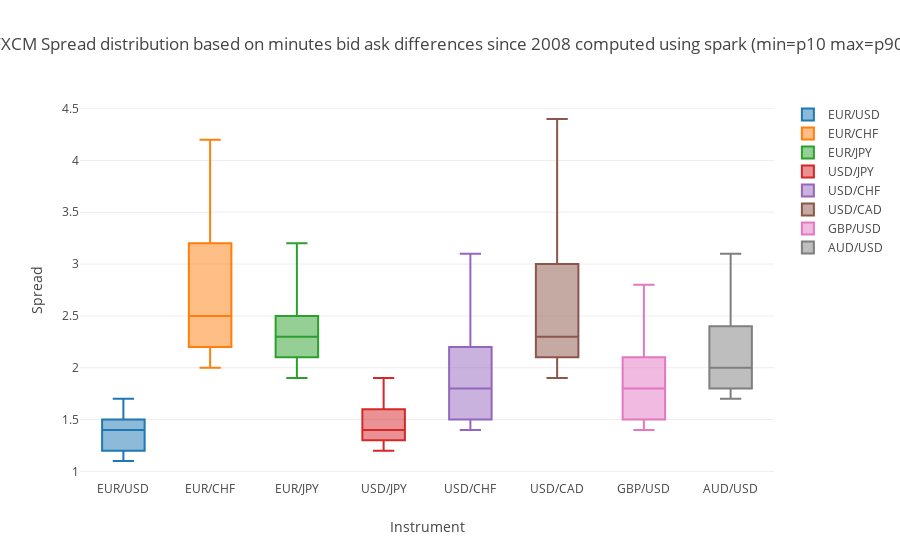

The code cell stored with this chart in its notebook:
### Markdown cell above
## Quantiles Computation

Compute the spread quantiles by computing the difference between the ask and bid price for each minute over ten years.
Displays the results using [Plotly](https://plot.ly/). This is for testing data manipulation

### Code cell
from plotly.offline import download_plotlyjs, init_notebook_mode, plot, iplot
init_notebook_mode(connected=True)
import plotly.graph_objs as go


def compute_quantiles(inst,pip=10000):
    ninst = inst.replace("/","")
    df_spark_eurusd = df_spark.filter(df_spark["inst"]==ninst)
    df_spark_eurusd = df_spark_eurusd.withColumn("spread_"+ninst,pip*(df_spark_eurusd["askopen"] - df_spark_eurusd["bidopen"]) )
    pip_quantiles = df_spark_eurusd.approxQuantile("spread_"+ninst, [0.1,0.25,0.5,0.75,0.9], 0)
    return pip_quantiles


# trick to provide already computed quantiles to plotly
def get_boxplot_data(inst,pipf=10000):   
    quantiles = compute_quantiles(inst,pipf)
    data = [quantiles[0],quantiles[1],quantiles[1],quantiles[2],quantiles[3],quantiles[3],quantiles[4]]
    boxplot = go.Box(
        y=data,
        name=inst,
        boxpoints=False
    )
    return boxplot

data = []
instlist = ['EUR/USD','EUR/CHF','EUR/JPY','USD/JPY','USD/CHF',"USD/CAD", 'GBP/USD', 'AUD/USD']

for inst in instlist:
    pipf = 10000
    if 'JPY' in inst:
        pipf = 100 
    data.append(get_boxplot_data(inst,pipf))

layout = go.Layout(
    title='FXCM Spread distribution based on minutes bid ask differences since 2008 computed using spark (min=p10 max=p90)',
    xaxis=dict( title='Instrument'),
    yaxis=dict( title='Spread'),
    bargap=0.2,
    bargroupgap=0.1
)

fig = go.Figure(data=data, layout=layout)
iplot(fig, filename='boxplot spread')

### Figure 1 — Plotly figure (JSON) as saved in the notebook; plotly's stock layout.template omitted (floating-point values rounded to 4 significant figures)
{"data": [{"boxpoints": false, "name": "EUR/USD", "type": "box", "y": [1.1, 1.2, 1.2, 1.4, 1.5, 1.5, 1.7]}, {"boxpoints": false, "name": "EUR/CHF", "type": "box", "y": [2.0, 2.2, 2.2, 2.5, 3.2, 3.2, 4.2]}, {"boxpoints": false, "name": "EUR/JPY", "type": "box", "y": [1.9, 2.1, 2.1, 2.3, 2.5, 2.5, 3.2]}, {"boxpoints": false, "name": "USD/JPY", "type": "box", "y": [1.2, 1.3, 1.3, 1.4, 1.6, 1.6, 1.9]}, {"boxpoints": false, "name": "USD/CHF", "type": "box", "y": [1.4, 1.5, 1.5, 1.8, 2.2, 2.2, 3.1]}, {"boxpoints": false, "name": "USD/CAD", "type": "box", "y": [1.9, 2.1, 2.1, 2.3, 3.0, 3.0, 4.4]}, {"boxpoints": false, "name": "GBP/USD", "type": "box", "y": [1.4, 1.5, 1.5, 1.8, 2.1, 2.1, 2.8]}, {"boxpoints": false, "name": "AUD/USD", "type": "box", "y": [1.7, 1.8, 1.8, 2.0, 2.4, 2.4, 3.1]}], "layout": {"bargap": 0.2, "bargroupgap": 0.1, "title": "FXCM Spread distribution based on minutes bid ask differences since 2008 computed using spark (min=p10 max=p90)", "xaxis": {"title": "Instrument"}, "yaxis": {"title": "Spread"}}}
